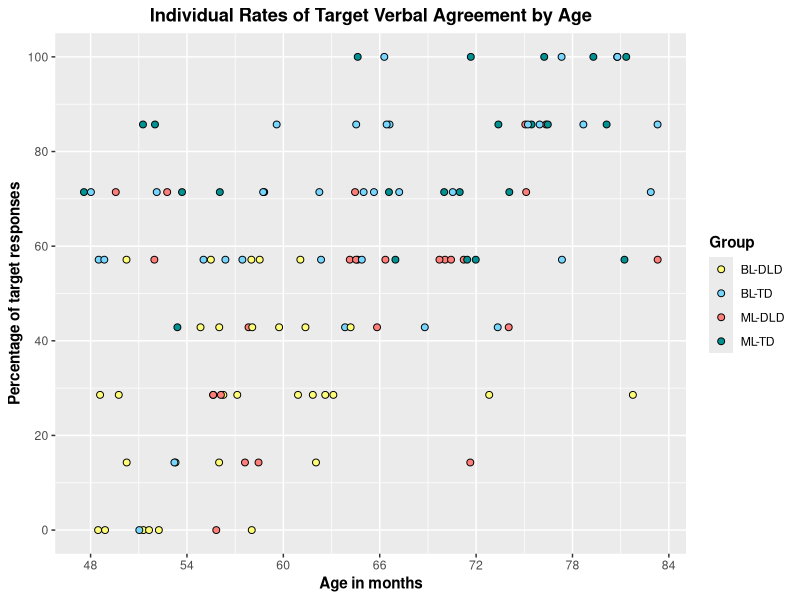
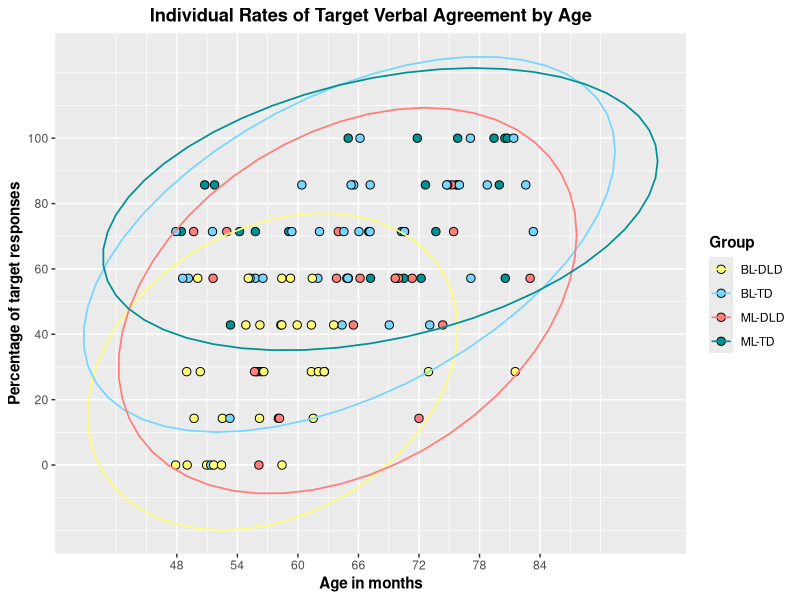
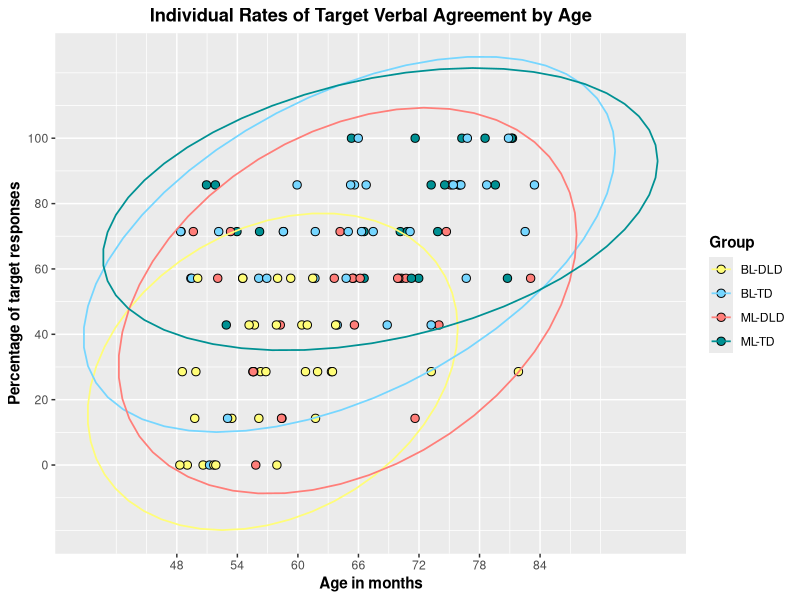

R code for these plots, in order:
library(tidyverse)
library(here)

options(scipen = 99)


# Prepare dataframes by structure
Agreement <- read_csv(here("CSV Files", "Aggregated Long Data.csv")) %>% 
  filter(Structure == c("Verbal Agreement")) %>% 
  filter(!is.na(Accuracy)) %>%
  group_by(Code, Group, CA_Months, Structure) %>%
  summarize(Total_Target = sum(Accuracy, na.rm = TRUE),
            Total_Responses = sum(!is.na(Accuracy)),
            Ratio = Total_Target/Total_Responses) %>% 
  mutate(Ratio = Ratio*100)



# Create graph
## Without group space tracings
Ind_Differences <- Agreement %>%
  ggplot(aes(x = CA_Months, y = Ratio, fill = Group)) +
  geom_jitter(shape = 21, color = "black", width = 0.5, height = 0, size = 2) +
  scale_fill_manual(values = c("#FFFD78", "#76D6FF", "#FF7E79", "#009193")) +
  scale_x_continuous(breaks = seq(48, 84, 6), expand = expansion(mult = 0.05)) +
  scale_y_continuous(breaks = seq(0, 100, 20), expand = expansion(mult = 0.05)) +
  labs(x = "Age in months",
       y = "Percentage of target responses",
       title = "Individual Rates of Target Verbal Agreement by Age",
       fill = "Group") +
  theme(axis.title = element_text(face = "bold"),
        plot.title = element_text(hjust = 0.5, face = "bold"),
        legend.title = element_text(face = "bold"),
        strip.text = element_text(face = "bold", size = 10))

Ind_Differences


## With group spaces
Ind_Differences_Circles <- Agreement %>%
  ggplot(aes(x = CA_Months, y = Ratio)) +
  geom_jitter(aes(fill = Group), shape = 21, color = "black", width = 0.5, height = 0, size = 2.5) +
  stat_ellipse(aes(group = Group, color = Group),
               type = "norm",
               level = 0.95,
               size = 0.6,
               fill = NA,
               linetype = "solid") +
  scale_fill_manual(values = c("#FFFD78", "#76D6FF", "#FF7E79", "#009193")) +
  scale_color_manual(values = c("#FFFD78", "#76D6FF", "#FF7E79", "#009193")) +
  scale_x_continuous(breaks = seq(48, 84, 6), expand = expansion(mult = 0.05)) +
  scale_y_continuous(breaks = seq(0, 100, 20), expand = expansion(mult = 0.05)) +
  labs(x = "Age in months",
       y = "Percentage of target responses",
       title = "Individual Rates of Target Verbal Agreement by Age",
       fill = "Group",
       color = "Group") +
  theme(axis.title = element_text(face = "bold"),
        plot.title = element_text(hjust = 0.5, face = "bold"),
        legend.title = element_text(face = "bold"),
        strip.text = element_text(face = "bold", size = 10))

Ind_Differences_Circles

ggsave(filename = here("JCL Verbal Manuscript", "Graphs", "JCL Verbal Figure 3.pdf"),
       plot = Ind_Differences_Circles,
       device = "pdf",
       width = 6.5,
       height = 4.5,
       units = "in")
